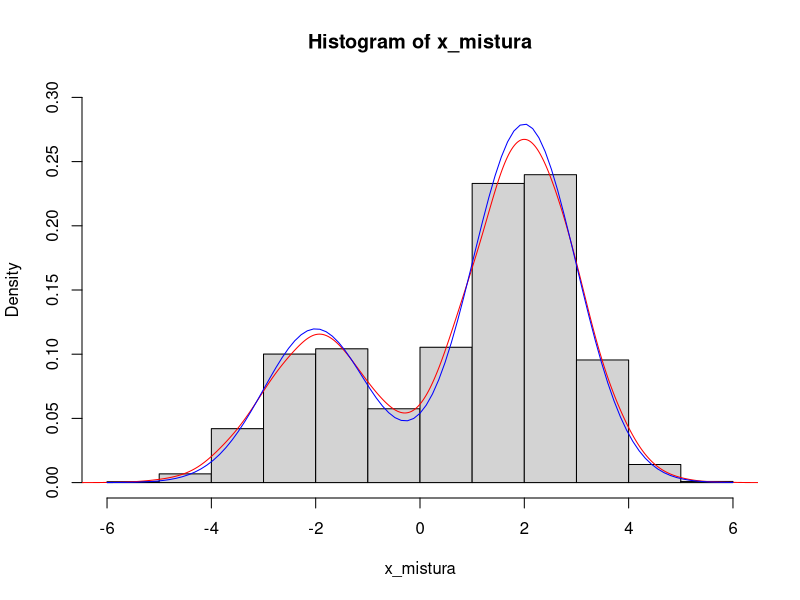
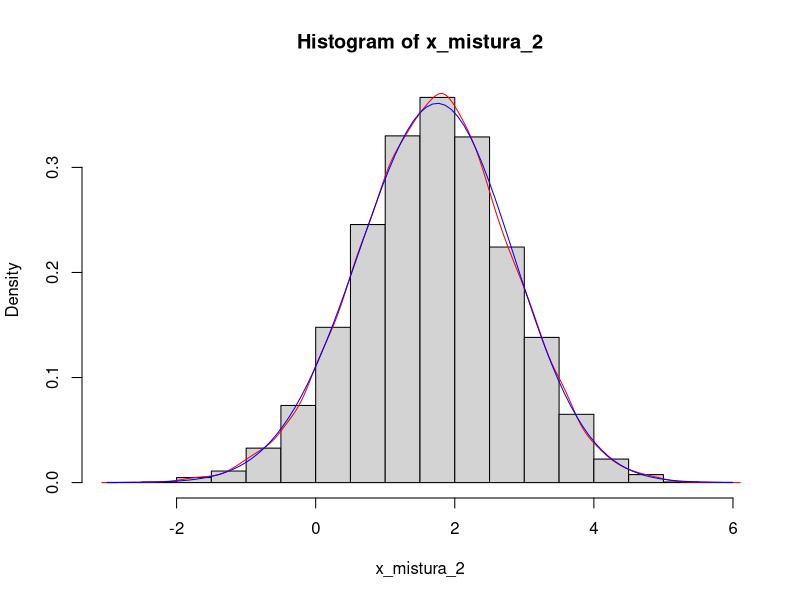
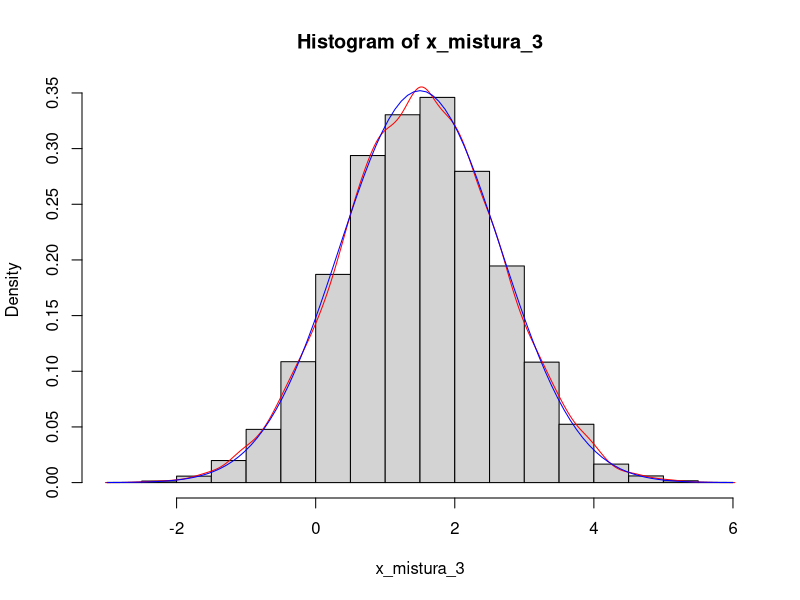
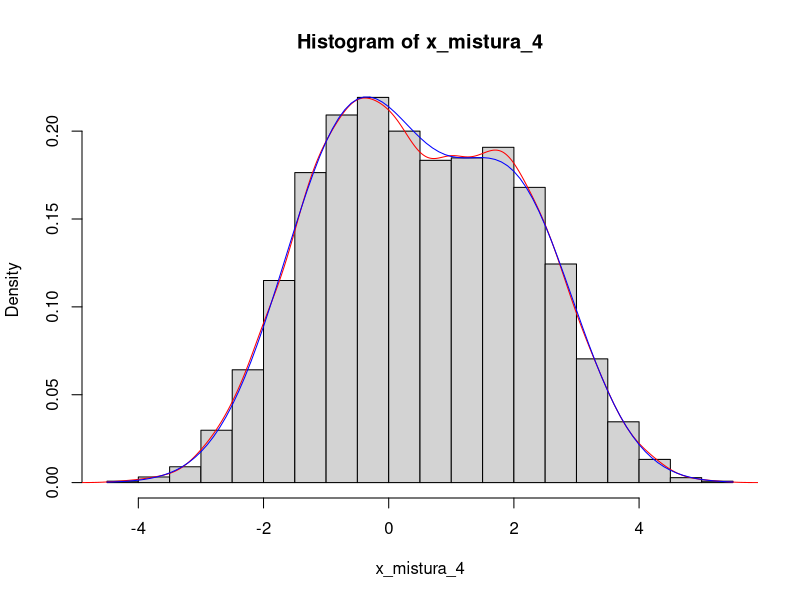
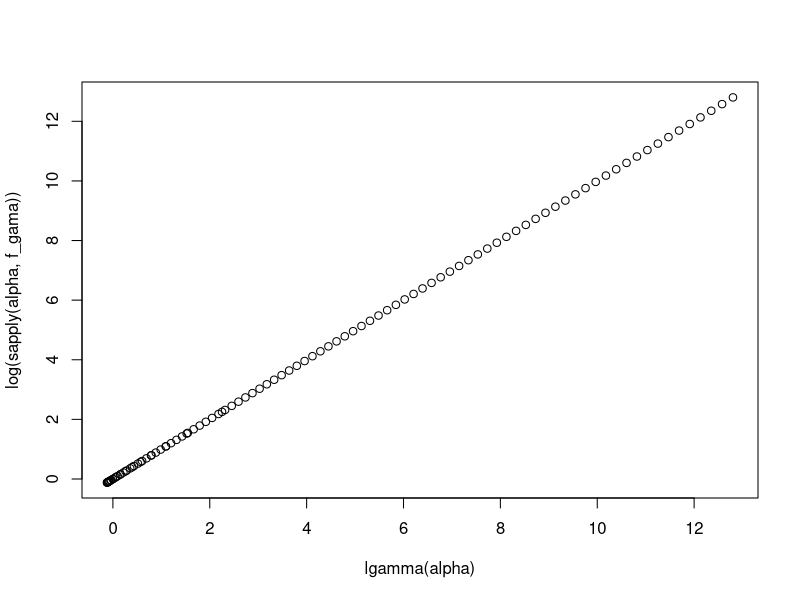

These charts were generated, in order, by the following R code:
set.seed(666)
gera_mistura_normais <- function(n, mu, sigma, p){
  
  dim <- length(mu)
  stopifnot(length(sigma) == dim, length(p) == dim)
  X <- lapply(1:dim,
              function(i) rnorm(n, mu[i], sigma[i]))
  U <- runif(n)
  p <- cumsum(c(0,p))
  X <- unlist(
         lapply(1:dim,
              function(i){
                ifelse(U > p[i]  & U < p[i+1], X[[i]], NA)
              }
              )
         )
  X[!is.na(X)]
}

mu <- c(-2, 2)
sigma <- c(1, 1)

x_mistura <- gera_mistura_normais(1E4, mu, sigma, c(0.3, 0.7)) 

hist(x_mistura, freq = F, ylim = c(0,0.3))
lines(density(x_mistura), col = "red")
curve(0.3*dnorm(x, -2, 1)+0.7*dnorm(x, 2, 1), col = "blue", add = T)

mu_2 <- c(1, 2)

x_mistura_2 <- gera_mistura_normais(1E4, mu_2, sigma, c(0.3, 0.7)) 

hist(x_mistura_2, freq = F)
lines(density(x_mistura_2), col = "red")
curve(0.3*dnorm(x, mu_2[1], sigma[1])+0.7*dnorm(x, mu_2[2], sigma[2]), col = "blue", add = T)


x_mistura_3 <- gera_mistura_normais(1E4, mu_2, sigma, c(0.5, 0.5)) 

hist(x_mistura_3, freq = F)
lines(density(x_mistura_3), col = "red")
curve(0.5*dnorm(x, mu_2[1], sigma[1])+0.5*dnorm(x, mu_2[2], sigma[2]), col = "blue", add = T)


mu_4 <- c(-1, 0, 2)
sigma_4 <- c(1, 1, 1)
p_4 <- c(0.3, 0.3, 0.4)

x_mistura_4 <- gera_mistura_normais(1E4, mu_4, sigma_4, p_4) 

hist(x_mistura_4, freq = F)
lines(density(x_mistura_4), col = "red")
curve(0.3*dnorm(x, mu_4[1], sigma_4[1])+0.3*dnorm(x, mu_4[2], sigma_4[2])+0.4*dnorm(x, mu_4[3], sigma_4[3]), 
      col = "blue", add = T)

library(microbenchmark)

microbenchmark(gera_mistura_normais(1E4, c(-2, 2, 9), c(1,1,1), c(0.3,0.3,0.4)))

#-----------------------------------Integracao Numerica --------------------------------------#

# Gama

f_gama <- function(a){
  integrate(function(x) x**(a-1)*exp(-x), 0, Inf)$val
  }

alpha <- seq(0.1, 10, le = 100)
plot(lgamma(alpha), log(sapply(alpha, f_gama)))

# Normal

F_norm <- function(a) integrate(dnorm, -a, a)$val
F_norm(1)

library(MASS)
F_norm_mass <- function(a) area(dnorm, -a, a)
F_norm_mass(1)

# Cauchy 

integrate(dcauchy, -Inf, Inf)$value
